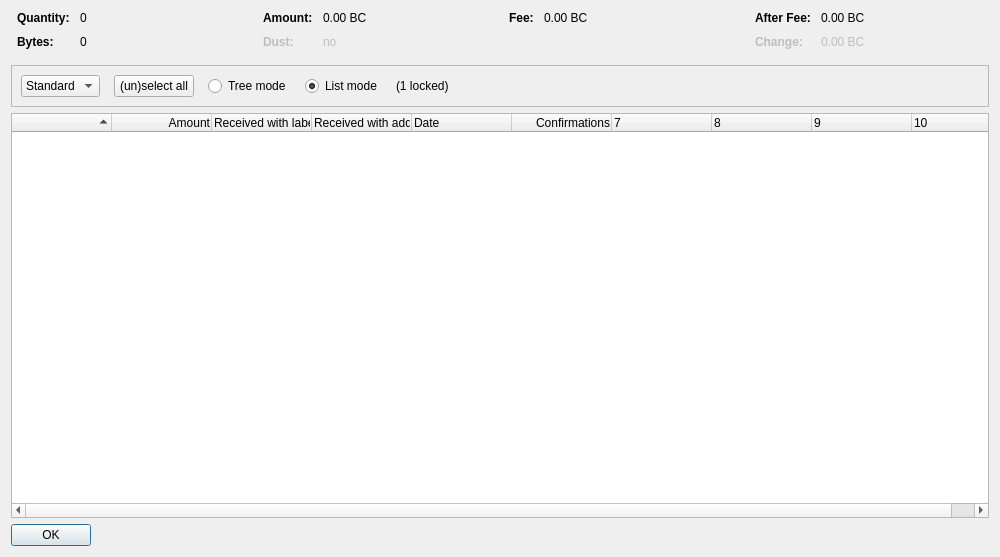
<?xml version="1.0" encoding="UTF-8"?>
<ui version="4.0">
 <class>CoinControlDialog</class>
 <widget class="QDialog" name="CoinControlDialog">
  <property name="geometry">
   <rect>
    <x>0</x>
    <y>0</y>
    <width>1000</width>
    <height>557</height>
   </rect>
  </property>
  <property name="windowTitle">
   <string>Coin Selection</string>
  </property>
  <layout class="QVBoxLayout" name="verticalLayout">
   <item>
    <layout class="QHBoxLayout" name="horizontalLayoutTop" stretch="0,0,0,0">
     <property name="topMargin">
      <number>0</number>
     </property>
     <property name="bottomMargin">
      <number>10</number>
     </property>
     <item>
      <layout class="QFormLayout" name="formLayoutCoinControl1">
       <property name="horizontalSpacing">
        <number>10</number>
       </property>
       <property name="verticalSpacing">
        <number>10</number>
       </property>
       <property name="leftMargin">
        <number>6</number>
       </property>
       <property name="rightMargin">
        <number>6</number>
       </property>
       <item row="0" column="0">
        <widget class="QLabel" name="labelCoinControlQuantityText">
         <property name="font">
          <font>
           <weight>75</weight>
           <bold>true</bold>
          </font>
         </property>
         <property name="text">
          <string>Quantity:</string>
         </property>
        </widget>
       </item>
       <item row="0" column="1">
        <widget class="QLabel" name="labelCoinControlQuantity">
         <property name="cursor">
          <cursorShape>IBeamCursor</cursorShape>
         </property>
         <property name="contextMenuPolicy">
          <enum>Qt::ActionsContextMenu</enum>
         </property>
         <property name="text">
          <string notr="true">0</string>
         </property>
         <property name="textInteractionFlags">
          <set>Qt::LinksAccessibleByMouse|Qt::TextSelectableByKeyboard|Qt::TextSelectableByMouse</set>
         </property>
        </widget>
       </item>
       <item row="1" column="0">
        <widget class="QLabel" name="labelCoinControlBytesText">
         <property name="font">
          <font>
           <weight>75</weight>
           <bold>true</bold>
          </font>
         </property>
         <property name="text">
          <string>Bytes:</string>
         </property>
        </widget>
       </item>
       <item row="1" column="1">
        <widget class="QLabel" name="labelCoinControlBytes">
         <property name="cursor">
          <cursorShape>IBeamCursor</cursorShape>
         </property>
         <property name="contextMenuPolicy">
          <enum>Qt::ActionsContextMenu</enum>
         </property>
         <property name="text">
          <string notr="true">0</string>
         </property>
         <property name="textInteractionFlags">
          <set>Qt::LinksAccessibleByMouse|Qt::TextSelectableByKeyboard|Qt::TextSelectableByMouse</set>
         </property>
        </widget>
       </item>
      </layout>
     </item>
     <item>
      <layout class="QFormLayout" name="formLayoutCoinControl2">
       <property name="horizontalSpacing">
        <number>10</number>
       </property>
       <property name="verticalSpacing">
        <number>10</number>
       </property>
       <property name="leftMargin">
        <number>6</number>
       </property>
       <property name="rightMargin">
        <number>6</number>
       </property>
       <item row="0" column="0">
        <widget class="QLabel" name="labelCoinControlAmountText">
         <property name="font">
          <font>
           <weight>75</weight>
           <bold>true</bold>
          </font>
         </property>
         <property name="text">
          <string>Amount:</string>
         </property>
        </widget>
       </item>
       <item row="0" column="1">
        <widget class="QLabel" name="labelCoinControlAmount">
         <property name="cursor">
          <cursorShape>IBeamCursor</cursorShape>
         </property>
         <property name="contextMenuPolicy">
          <enum>Qt::ActionsContextMenu</enum>
         </property>
         <property name="text">
          <string notr="true">0.00 BC</string>
         </property>
         <property name="textInteractionFlags">
          <set>Qt::LinksAccessibleByMouse|Qt::TextSelectableByKeyboard|Qt::TextSelectableByMouse</set>
         </property>
        </widget>
       </item>
       <item row="1" column="0">
        <widget class="QLabel" name="labelCoinControlLowOutputText">
         <property name="enabled">
          <bool>false</bool>
         </property>
         <property name="font">
          <font>
           <weight>75</weight>
           <bold>true</bold>
          </font>
         </property>
         <property name="text">
          <string>Dust:</string>
         </property>
        </widget>
       </item>
       <item row="1" column="1">
        <widget class="QLabel" name="labelCoinControlLowOutput">
         <property name="enabled">
          <bool>false</bool>
         </property>
         <property name="cursor">
          <cursorShape>IBeamCursor</cursorShape>
         </property>
         <property name="contextMenuPolicy">
          <enum>Qt::ActionsContextMenu</enum>
         </property>
         <property name="text">
          <string notr="true">no</string>
         </property>
         <property name="textInteractionFlags">
          <set>Qt::LinksAccessibleByMouse|Qt::TextSelectableByKeyboard|Qt::TextSelectableByMouse</set>
         </property>
        </widget>
       </item>
      </layout>
     </item>
     <item>
      <layout class="QFormLayout" name="formLayoutCoinControl3">
       <property name="horizontalSpacing">
        <number>10</number>
       </property>
       <property name="verticalSpacing">
        <number>10</number>
       </property>
       <property name="leftMargin">
        <number>6</number>
       </property>
       <property name="rightMargin">
        <number>6</number>
       </property>
       <item row="0" column="0">
        <widget class="QLabel" name="labelCoinControlFeeText">
         <property name="font">
          <font>
           <weight>75</weight>
           <bold>true</bold>
          </font>
         </property>
         <property name="text">
          <string>Fee:</string>
         </property>
        </widget>
       </item>
       <item row="0" column="1">
        <widget class="QLabel" name="labelCoinControlFee">
         <property name="cursor">
          <cursorShape>IBeamCursor</cursorShape>
         </property>
         <property name="contextMenuPolicy">
          <enum>Qt::ActionsContextMenu</enum>
         </property>
         <property name="text">
          <string notr="true">0.00 BC</string>
         </property>
         <property name="textInteractionFlags">
          <set>Qt::LinksAccessibleByMouse|Qt::TextSelectableByKeyboard|Qt::TextSelectableByMouse</set>
         </property>
        </widget>
       </item>
      </layout>
     </item>
     <item>
      <layout class="QFormLayout" name="formLayoutCoinControl4">
       <property name="horizontalSpacing">
        <number>10</number>
       </property>
       <property name="verticalSpacing">
        <number>10</number>
       </property>
       <property name="leftMargin">
        <number>6</number>
       </property>
       <property name="rightMargin">
        <number>6</number>
       </property>
       <item row="0" column="0">
        <widget class="QLabel" name="labelCoinControlAfterFeeText">
         <property name="font">
          <font>
           <weight>75</weight>
           <bold>true</bold>
          </font>
         </property>
         <property name="text">
          <string>After Fee:</string>
         </property>
        </widget>
       </item>
       <item row="0" column="1">
        <widget class="QLabel" name="labelCoinControlAfterFee">
         <property name="cursor">
          <cursorShape>IBeamCursor</cursorShape>
         </property>
         <property name="contextMenuPolicy">
          <enum>Qt::ActionsContextMenu</enum>
         </property>
         <property name="text">
          <string notr="true">0.00 BC</string>
         </property>
         <property name="textInteractionFlags">
          <set>Qt::LinksAccessibleByMouse|Qt::TextSelectableByKeyboard|Qt::TextSelectableByMouse</set>
         </property>
        </widget>
       </item>
       <item row="1" column="0">
        <widget class="QLabel" name="labelCoinControlChangeText">
         <property name="enabled">
          <bool>false</bool>
         </property>
         <property name="font">
          <font>
           <weight>75</weight>
           <bold>true</bold>
          </font>
         </property>
         <property name="text">
          <string>Change:</string>
         </property>
        </widget>
       </item>
       <item row="1" column="1">
        <widget class="QLabel" name="labelCoinControlChange">
         <property name="enabled">
          <bool>false</bool>
         </property>
         <property name="cursor">
          <cursorShape>IBeamCursor</cursorShape>
         </property>
         <property name="contextMenuPolicy">
          <enum>Qt::ActionsContextMenu</enum>
         </property>
         <property name="text">
          <string notr="true">0.00 BC</string>
         </property>
         <property name="textInteractionFlags">
          <set>Qt::LinksAccessibleByMouse|Qt::TextSelectableByKeyboard|Qt::TextSelectableByMouse</set>
         </property>
        </widget>
       </item>
      </layout>
     </item>
    </layout>
   </item>
   <item>
    <widget class="QFrame" name="frame">
     <property name="minimumSize">
      <size>
       <width>0</width>
       <height>40</height>
      </size>
     </property>
     <property name="frameShape">
      <enum>QFrame::StyledPanel</enum>
     </property>
     <property name="frameShadow">
      <enum>QFrame::Sunken</enum>
     </property>
     <layout class="QHBoxLayout" name="horizontalLayout">
      <item>
       <layout class="QHBoxLayout" name="horizontalLayoutPanel" stretch="0,0,0,0,0,0">
        <property name="spacing">
         <number>14</number>
        </property>
        <item>
         <widget class="QComboBox" name="cbxType">
          <property name="sizePolicy">
           <sizepolicy hsizetype="Preferred" vsizetype="Preferred">
            <horstretch>0</horstretch>
            <verstretch>0</verstretch>
           </sizepolicy>
          </property>
          <item>
           <property name="text">
            <string>Standard</string>
           </property>
          </item>
          <item>
           <property name="text">
            <string>Anon</string>
           </property>
          </item>
         </widget>
        </item>
        <item>
         <widget class="QPushButton" name="pushButtonSelectAll">
          <property name="sizePolicy">
           <sizepolicy hsizetype="Maximum" vsizetype="Maximum">
            <horstretch>0</horstretch>
            <verstretch>0</verstretch>
           </sizepolicy>
          </property>
          <property name="text">
           <string>(un)select all</string>
          </property>
          <property name="autoDefault">
           <bool>false</bool>
          </property>
         </widget>
        </item>
        <item>
         <widget class="QRadioButton" name="radioTreeMode">
          <property name="sizePolicy">
           <sizepolicy hsizetype="Preferred" vsizetype="Maximum">
            <horstretch>0</horstretch>
            <verstretch>0</verstretch>
           </sizepolicy>
          </property>
          <property name="text">
           <string>Tree mode</string>
          </property>
         </widget>
        </item>
        <item>
         <widget class="QRadioButton" name="radioListMode">
          <property name="sizePolicy">
           <sizepolicy hsizetype="Preferred" vsizetype="Maximum">
            <horstretch>0</horstretch>
            <verstretch>0</verstretch>
           </sizepolicy>
          </property>
          <property name="text">
           <string>List mode</string>
          </property>
          <property name="checked">
           <bool>true</bool>
          </property>
         </widget>
        </item>
        <item>
         <widget class="QLabel" name="labelLocked">
          <property name="sizePolicy">
           <sizepolicy hsizetype="Preferred" vsizetype="Maximum">
            <horstretch>0</horstretch>
            <verstretch>0</verstretch>
           </sizepolicy>
          </property>
          <property name="text">
           <string notr="true">(1 locked)</string>
          </property>
         </widget>
        </item>
        <item>
         <spacer name="horizontalSpacer">
          <property name="orientation">
           <enum>Qt::Horizontal</enum>
          </property>
          <property name="sizeHint" stdset="0">
           <size>
            <width>40</width>
            <height>20</height>
           </size>
          </property>
         </spacer>
        </item>
       </layout>
      </item>
     </layout>
    </widget>
   </item>
   <item>
    <widget class="CoinControlTreeWidget" name="treeWidget">
     <property name="focusPolicy">
      <enum>Qt::NoFocus</enum>
     </property>
     <property name="contextMenuPolicy">
      <enum>Qt::CustomContextMenu</enum>
     </property>
     <property name="lineWidth">
      <number>1</number>
     </property>
     <property name="sizeAdjustPolicy">
      <enum>QAbstractScrollArea::AdjustToContents</enum>
     </property>
     <property name="sortingEnabled">
      <bool>false</bool>
     </property>
     <property name="columnCount">
      <number>10</number>
     </property>
     <attribute name="headerShowSortIndicator" stdset="0">
      <bool>true</bool>
     </attribute>
     <attribute name="headerStretchLastSection">
      <bool>false</bool>
     </attribute>
     <column>
      <property name="text">
       <string> </string>
      </property>
     </column>
     <column>
      <property name="text">
       <string>Amount</string>
      </property>
      <property name="textAlignment">
       <set>AlignTrailing|AlignVCenter</set>
      </property>
     </column>
     <column>
      <property name="text">
       <string>Received with label</string>
      </property>
     </column>
     <column>
      <property name="text">
       <string>Received with address</string>
      </property>
     </column>
     <column>
      <property name="text">
       <string>Date</string>
      </property>
     </column>
     <column>
      <property name="text">
       <string>Confirmations</string>
      </property>
      <property name="toolTip">
       <string>Confirmed</string>
      </property>
      <property name="textAlignment">
       <set>AlignTrailing|AlignVCenter</set>
      </property>
     </column>
     <column>
      <property name="text">
       <string/>
      </property>
     </column>
     <column>
      <property name="text">
       <string/>
      </property>
     </column>
     <column>
      <property name="text">
       <string/>
      </property>
     </column>
     <column>
      <property name="text">
       <string/>
      </property>
     </column>
    </widget>
   </item>
   <item>
    <widget class="QDialogButtonBox" name="buttonBox">
     <property name="sizePolicy">
      <sizepolicy hsizetype="Maximum" vsizetype="Fixed">
       <horstretch>0</horstretch>
       <verstretch>0</verstretch>
      </sizepolicy>
     </property>
     <property name="orientation">
      <enum>Qt::Horizontal</enum>
     </property>
     <property name="standardButtons">
      <set>QDialogButtonBox::Ok</set>
     </property>
    </widget>
   </item>
  </layout>
 </widget>
 <customwidgets>
  <customwidget>
   <class>CoinControlTreeWidget</class>
   <extends>QTreeWidget</extends>
   <header>qt/coincontroltreewidget.h</header>
  </customwidget>
 </customwidgets>
 <resources/>
 <connections/>
</ui>
